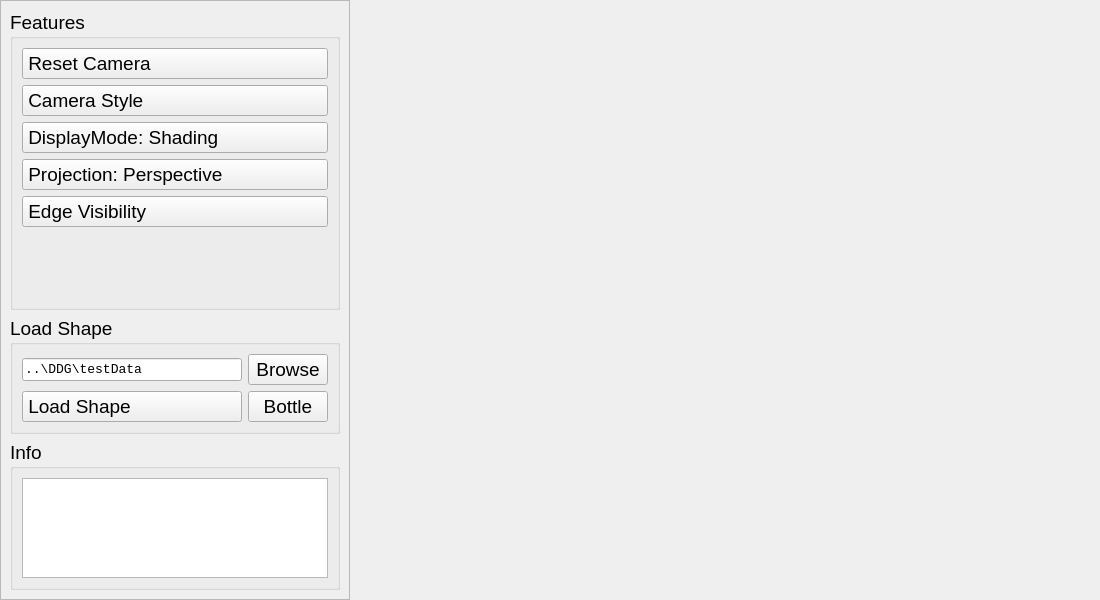
<?xml version="1.0" encoding="UTF-8"?>
<ui version="4.0">
 <class>QRenderWindow</class>
 <widget class="QMainWindow" name="QRenderWindow">
  <property name="geometry">
   <rect>
    <x>0</x>
    <y>0</y>
    <width>1100</width>
    <height>600</height>
   </rect>
  </property>
  <property name="font">
   <font>
    <pointsize>14</pointsize>
   </font>
  </property>
  <property name="windowTitle">
   <string>Geometry Learning</string>
  </property>
  <widget class="QWidget" name="centralwidget">
   <layout class="QHBoxLayout" name="horizontalLayout">
    <property name="leftMargin">
     <number>0</number>
    </property>
    <property name="topMargin">
     <number>0</number>
    </property>
    <property name="rightMargin">
     <number>0</number>
    </property>
    <property name="bottomMargin">
     <number>0</number>
    </property>
    <item>
     <widget class="QFrame" name="frame">
      <property name="sizePolicy">
       <sizepolicy hsizetype="Expanding" vsizetype="Preferred">
        <horstretch>0</horstretch>
        <verstretch>0</verstretch>
       </sizepolicy>
      </property>
      <property name="maximumSize">
       <size>
        <width>350</width>
        <height>16777215</height>
       </size>
      </property>
      <property name="frameShape">
       <enum>QFrame::StyledPanel</enum>
      </property>
      <property name="frameShadow">
       <enum>QFrame::Raised</enum>
      </property>
      <layout class="QVBoxLayout" name="verticalLayout_2">
       <property name="sizeConstraint">
        <enum>QLayout::SetDefaultConstraint</enum>
       </property>
       <item>
        <widget class="QGroupBox" name="groupBox_Buttons">
         <property name="sizePolicy">
          <sizepolicy hsizetype="Preferred" vsizetype="Expanding">
           <horstretch>0</horstretch>
           <verstretch>0</verstretch>
          </sizepolicy>
         </property>
         <property name="title">
          <string>Features</string>
         </property>
         <layout class="QVBoxLayout" name="verticalLayout">
          <property name="sizeConstraint">
           <enum>QLayout::SetDefaultConstraint</enum>
          </property>
          <item>
           <widget class="QPushButton" name="pushButton_CamReset">
            <property name="font">
             <font>
              <pointsize>14</pointsize>
             </font>
            </property>
            <property name="styleSheet">
             <string notr="true">text-align : left;</string>
            </property>
            <property name="text">
             <string> Reset Camera</string>
            </property>
           </widget>
          </item>
          <item>
           <widget class="QPushButton" name="pushButton_CamStyle">
            <property name="font">
             <font>
              <pointsize>14</pointsize>
             </font>
            </property>
            <property name="styleSheet">
             <string notr="true">text-align : left;</string>
            </property>
            <property name="text">
             <string> Camera Style</string>
            </property>
           </widget>
          </item>
          <item>
           <widget class="QPushButton" name="pushButton_SwitchDisplayMode">
            <property name="font">
             <font>
              <pointsize>14</pointsize>
             </font>
            </property>
            <property name="styleSheet">
             <string notr="true">text-align : left;</string>
            </property>
            <property name="text">
             <string> DisplayMode: Shading</string>
            </property>
           </widget>
          </item>
          <item>
           <widget class="QPushButton" name="pushButton_SwitchProjection">
            <property name="font">
             <font>
              <pointsize>14</pointsize>
             </font>
            </property>
            <property name="styleSheet">
             <string notr="true">text-align : left;</string>
            </property>
            <property name="text">
             <string> Projection: Perspective</string>
            </property>
           </widget>
          </item>
          <item>
           <widget class="QPushButton" name="pushButton_SwitchEdgeVisibility">
            <property name="font">
             <font>
              <pointsize>14</pointsize>
             </font>
            </property>
            <property name="styleSheet">
             <string notr="true">text-align : left;</string>
            </property>
            <property name="text">
             <string> Edge Visibility</string>
            </property>
           </widget>
          </item>
          <item>
           <widget class="QWidget" name="widget" native="true"/>
          </item>
         </layout>
        </widget>
       </item>
       <item>
        <widget class="QGroupBox" name="groupBox_2">
         <property name="title">
          <string>Load Shape</string>
         </property>
         <layout class="QVBoxLayout" name="verticalLayout_4">
          <item>
           <widget class="QWidget" name="widget_3" native="true">
            <layout class="QHBoxLayout" name="horizontalLayout_3" stretch="9,1">
             <property name="sizeConstraint">
              <enum>QLayout::SetDefaultConstraint</enum>
             </property>
             <property name="leftMargin">
              <number>0</number>
             </property>
             <property name="topMargin">
              <number>0</number>
             </property>
             <property name="rightMargin">
              <number>0</number>
             </property>
             <property name="bottomMargin">
              <number>0</number>
             </property>
             <item>
              <widget class="QLineEdit" name="lineEdit_filePath">
               <property name="font">
                <font>
                 <family>Consolas</family>
                 <pointsize>10</pointsize>
                </font>
               </property>
               <property name="text">
                <string>..\DDG\testData</string>
               </property>
              </widget>
             </item>
             <item>
              <widget class="QPushButton" name="pushButton_Browse">
               <property name="font">
                <font>
                 <pointsize>14</pointsize>
                </font>
               </property>
               <property name="text">
                <string>Browse</string>
               </property>
              </widget>
             </item>
            </layout>
           </widget>
          </item>
          <item>
           <widget class="QWidget" name="widget_2" native="true">
            <layout class="QHBoxLayout" name="horizontalLayout_2" stretch="4,1">
             <property name="leftMargin">
              <number>0</number>
             </property>
             <property name="topMargin">
              <number>0</number>
             </property>
             <property name="rightMargin">
              <number>0</number>
             </property>
             <property name="bottomMargin">
              <number>0</number>
             </property>
             <item>
              <widget class="QPushButton" name="pushButton_LoadShape">
               <property name="font">
                <font>
                 <pointsize>14</pointsize>
                </font>
               </property>
               <property name="styleSheet">
                <string notr="true">text-align : left;</string>
               </property>
               <property name="text">
                <string> Load Shape</string>
               </property>
              </widget>
             </item>
             <item>
              <widget class="QPushButton" name="pushButton_Bottle">
               <property name="text">
                <string>Bottle</string>
               </property>
              </widget>
             </item>
            </layout>
           </widget>
          </item>
         </layout>
        </widget>
       </item>
       <item>
        <widget class="QGroupBox" name="groupBox">
         <property name="maximumSize">
          <size>
           <width>16777215</width>
           <height>150</height>
          </size>
         </property>
         <property name="title">
          <string>Info</string>
         </property>
         <layout class="QVBoxLayout" name="verticalLayout_3">
          <item>
           <widget class="QTextBrowser" name="textBrowser">
            <property name="font">
             <font>
              <family>Consolas</family>
              <pointsize>10</pointsize>
             </font>
            </property>
           </widget>
          </item>
         </layout>
        </widget>
       </item>
      </layout>
     </widget>
    </item>
    <item>
     <widget class="QVTKOpenGLNativeWidget" name="qvtkWidget" native="true">
      <property name="sizePolicy">
       <sizepolicy hsizetype="Expanding" vsizetype="Preferred">
        <horstretch>0</horstretch>
        <verstretch>0</verstretch>
       </sizepolicy>
      </property>
     </widget>
    </item>
   </layout>
  </widget>
  <action name="actionOpenFile">
   <property name="enabled">
    <bool>true</bool>
   </property>
   <property name="text">
    <string>Open File...</string>
   </property>
  </action>
  <action name="actionExit">
   <property name="text">
    <string>Exit</string>
   </property>
  </action>
 </widget>
 <customwidgets>
  <customwidget>
   <class>QVTKOpenGLNativeWidget</class>
   <extends>QWidget</extends>
   <header location="global">QVTKOpenGLNativeWidget.h</header>
  </customwidget>
 </customwidgets>
 <resources/>
 <connections/>
</ui>
